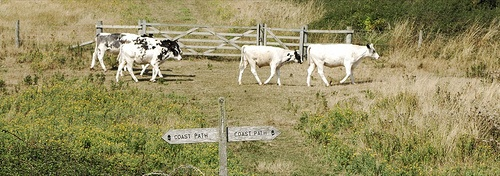
#> input picture data/labelme/000306.jpg, 500 x 176 px
$ python 17_YOLO.py
#> lines starting #> are read from the running program, lines starting #| are printed output that depends on the picture
# 加载/data/labelme/000306.jpg
# %%
import matplotlib.pyplot as plt
import matplotlib.patches as patches

True_bbox = [237.009,41.921,305.147,87.019]
predection_bbox = [230.009,31.921,295.147,83.]
# predection_bbox = True_bbox

img = plt.imread("data/labelme/000306.jpg")
#> img is the input picture: shape (176, 500, 3); mean R, G, B 149.5, 141.9, 96.3
fig = plt.imshow(img)

# Create a Rectangle patch
fig.axes.add_patch(plt.Rectangle((True_bbox[0], True_bbox[1]), True_bbox[2] - True_bbox[0], True_bbox[3] - True_bbox[1], linewidth=2, edgecolor='blue', facecolor='none'))

fig.axes.add_patch(plt.Rectangle((predection_bbox[0], predection_bbox[1]), predection_bbox[2] - predection_bbox[0], predection_bbox[3] - predection_bbox[1], linewidth=2, edgecolor='r', facecolor='none'))

# %%
import numpy as np

def Iou(box1,box2,wh=False):
    if wh==False:
        xmin1,ymin1,xmax1,ymax1 = box1
        xmin2,ymin2,xmax2,ymax2 = box2
    else:
        xmin1,ymin1,xmax1,ymax1 = box1[0],box1[1],box1[0]+box1[2],box1[1]+box1[3]
        xmin2,ymin2,xmax2,ymax2 = box2[0],box2[1],box2[0]+box2[2],box2[1]+box2[3]
    #计算交集部分左上角坐标
    xmin = max(xmin1,xmin2)
    ymin = max(ymin1,ymin2)
    #计算交集部分右下角坐标
    xmax = min(xmax1,xmax2)
    ymax = min(ymax1,ymax2)
    #计算交集面积
    inter_area = max(0,xmax-xmin)*max(0,ymax-ymin)
    #计算并集面积
    '''
    在计算并集面积时，减去交集区域是为了避免重复计算。让我详细解释一下这个过程。

    为什么要减去交集面积？

    当两个区域（如边界框或掩码）有重叠部分时，如果直接将它们的面积相加，重叠的部分会被计算两次。为了得到准确的并集面积，我们需要从总和中减去一次交集面积。
    '''
    union_area = (xmax1-xmin1)*(ymax1-ymin1)+(xmax2-xmin2)*(ymax2-ymin2)-inter_area
    #计算IOU
    iou = inter_area/union_area
    return iou

def NMS(bboxes,threshold=0.5):
    # 按照置信度从高到低排序边界框
    bboxes = sorted(bboxes, key=lambda x: x[4], reverse=True)
    # 存储经过NMS处理后的边界框
    bboxes_after_nms = []
    # 当还有未处理的边界框时
    while len(bboxes) > 0:
        # 选择置信度最高的边界框
        chosen_box = bboxes.pop(0)
        # 将选择的边界框加入结果列表
        bboxes_after_nms.append(chosen_box)
        # 过滤掉与选择的边界框IOU大于阈值的边界框
        bboxes = [box for box in bboxes if Iou(chosen_box, box) < threshold]
    # 返回经过NMS处理后的边界框
    return bboxes_after_nms

def draw_bbox(img,bboxes):
    fig = plt.imshow(img)
    for box in bboxes:
        xmin,ymin,xmax,ymax = box[:4]
        fig.axes.add_patch(plt.Rectangle((xmin, ymin), xmax - xmin, ymax - ymin, linewidth=2, edgecolor='r', facecolor='none'))

def mAp(true_bboxes,prediction_bboxes,threshold=0.5):
#> called with threshold = 0.5
    mAp = 0
    for i in range(len(true_bboxes)):
        true_bbox = true_bboxes[i]
        prediction_bbox = prediction_bboxes[i]
        iou = Iou(true_bbox,prediction_bbox)
        if iou>threshold:
            mAp += 1
    mAp /= len(true_bboxes)
    return mAp
# 计算True_bbox和predection_bbox IOU
print(Iou(True_bbox,predection_bbox))
print(mAp([True_bbox],[predection_bbox]))

# %%
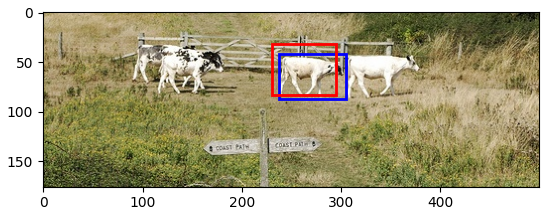
#> figure drawn by matplotlib, 1 panel
